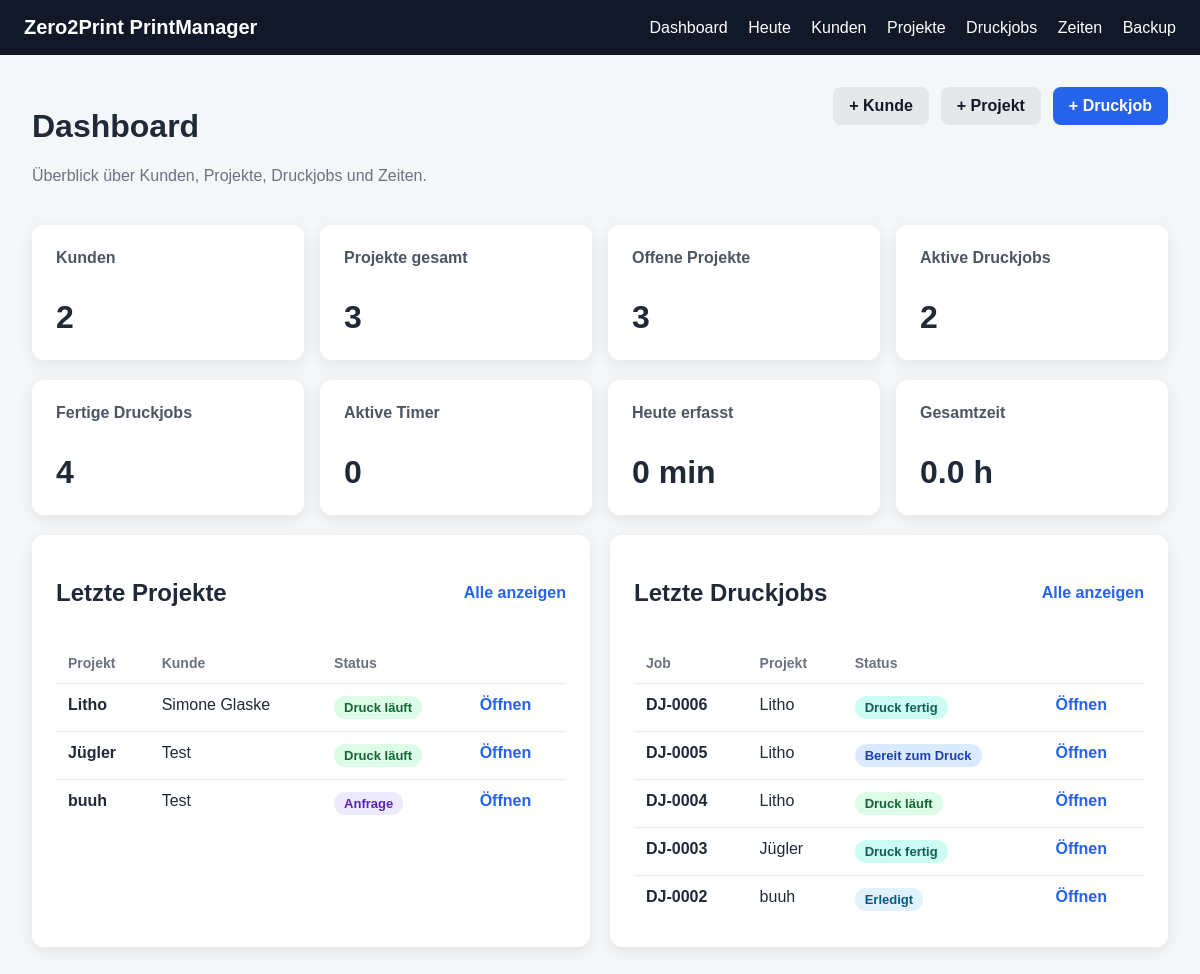
Page /dashboard on the earlier database version.
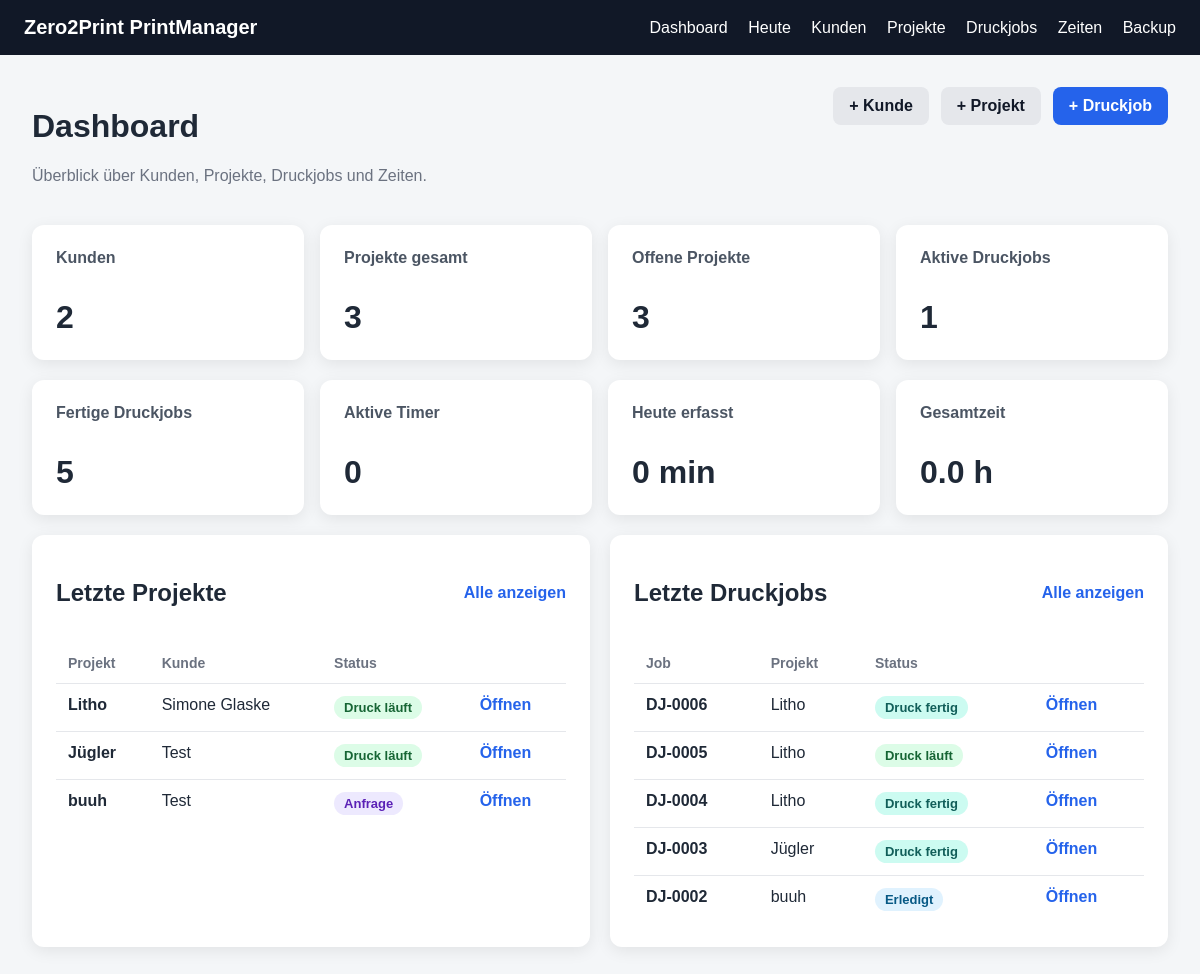
Same page on the later database version.
### app/models.py (models this page shows)
class PrintJob(Base):
    __tablename__ = "print_jobs"
    id = Column(Integer, primary_key=True, index=True)
    project_id = Column(Integer, ForeignKey("projects.id"), nullable=False)
    file_id = Column(Integer, ForeignKey("project_files.id"), nullable=True)
    printer_name = Column(String, nullable=True)
    material = Column(String, nullable=True)
    color = Column(String, nullable=True)
    planned_print_time = Column(String, nullable=True)
    planned_weight_grams = Column(Integer, nullable=True)
    status = Column(String, default="Bereit zum Druck")
    notes = Column(Text, nullable=True)
    created_at = Column(DateTime, default=datetime.utcnow)
    project = relationship("Project", back_populates="print_jobs")
    file = relationship("ProjectFile", back_populates="print_jobs")
    time_entries = relationship(
        "TimeEntry",
        back_populates="print_job"
    )
    checklist = relationship(
        "PrintJobChecklist",
        back_populates="print_job",
        uselist=False,
        cascade="all, delete-orphan"
    )

class Project(Base):
    __tablename__ = "projects"
    id = Column(Integer, primary_key=True, index=True)
    customer_id = Column(Integer, ForeignKey("customers.id"), nullable=False)
    name = Column(String, nullable=False)
    description = Column(Text, nullable=True)
    status = Column(String, default="Anfrage")
    deadline = Column(String, nullable=True)
    note = Column(Text, nullable=True)
    created_at = Column(DateTime, default=datetime.utcnow)
    customer = relationship("Customer", back_populates="projects")
    files = relationship(
        "ProjectFile",
        back_populates="project",
        cascade="all, delete-orphan"
    )
    print_jobs = relationship(
        "PrintJob",
        back_populates="project",
        cascade="all, delete-orphan"
    )
    time_entries = relationship(
        "TimeEntry",
        back_populates="project",
        cascade="all, delete-orphan"
    )

### app/main.py (the view)
@app.get("/dashboard")
def dashboard(request: Request, db: Session = Depends(get_db)):
    customers_count = db.query(Customer).count()
    projects_count = db.query(Project).count()
    open_projects_count = (
        db.query(Project)
        .filter(Project.status.notin_(["Fertig", "Archiviert"]))
        .count()
    )
    active_jobs_count = (
        db.query(PrintJob)
        .filter(PrintJob.status.in_(["Bereit zum Druck", "Druck läuft", "Nacharbeit"]))
        .count()
    )
    finished_jobs_count = (
        db.query(PrintJob)
        .filter(PrintJob.status.in_(["Druck fertig", "Erledigt"]))
        .count()
    )
    active_timers_count = (
        db.query(TimeEntry)
        .filter(TimeEntry.start_time.isnot(None))
        .filter(TimeEntry.end_time.is_(None))
        .count()
    )
    today_date = date.today()
    all_time_entries = db.query(TimeEntry).all()
    today_minutes = 0
    total_minutes = 0
    for entry in all_time_entries:
        if entry.duration_minutes:
            total_minutes += entry.duration_minutes
            if entry.created_at and entry.created_at.date() == today_date:
                today_minutes += entry.duration_minutes
    latest_projects = (
        db.query(Project)
        .order_by(Project.created_at.desc())
        .limit(5)
        .all()
    )
    latest_jobs = (
        db.query(PrintJob)
        .order_by(PrintJob.created_at.desc())
        .limit(5)
        .all()
    )
    active_timers = (
        db.query(TimeEntry)
        .filter(TimeEntry.start_time.isnot(None))
        .filter(TimeEntry.end_time.is_(None))
        .order_by(TimeEntry.start_time.desc())
        .limit(5)
        .all()
    )
    return templates.TemplateResponse(
        request=request,
        name="dashboard.html",
        context={
            "title": "Dashboard",
            "customers_count": customers_count,
            "projects_count": projects_count,
            "open_projects_count": open_projects_count,
            "active_jobs_count": active_jobs_count,
            "finished_jobs_count": finished_jobs_count,
            "active_timers_count": active_timers_count,
            "today_minutes": today_minutes,
            "total_minutes": total_minutes,
            "latest_projects": latest_projects,
            "latest_jobs": latest_jobs,
            "active_timers": active_timers,
            "now": datetime.now(),
        }
    )

### app/templates/dashboard.html (shortened to what this page needs)
{% extends "base.html" %}
{% block content %}
<div class="page-header">
    <div>
        <h1>Dashboard</h1>
        <p class="muted">Überblick über Kunden, Projekte, Druckjobs und Zeiten.</p>
    </div>
    <div class="header-actions">
        <a class="btn-secondary" href="/customers/new">+ Kunde</a>
        <a class="btn-secondary" href="/projects/new">+ Projekt</a>
        <a class="btn" href="/jobs/new">+ Druckjob</a>
    </div>
</div>
<div class="cards">
    <div class="card">
        <h2>Kunden</h2>
        <p>{{ customers_count }}</p>
    </div>
    <div class="card">
        <h2>Projekte gesamt</h2>
        <p>{{ projects_count }}</p>
    </div>
    <div class="card">
        <h2>Offene Projekte</h2>
        <p>{{ open_projects_count }}</p>
    </div>
    <div class="card">
        <h2>Aktive Druckjobs</h2>
        <p>{{ active_jobs_count }}</p>
    </div>
</div>
<div class="cards mt">
    <div class="card">
        <h2>Fertige Druckjobs</h2>
        <p>{{ finished_jobs_count }}</p>
    </div>
    <div class="card">
        <h2>Aktive Timer</h2>
        <p>{{ active_timers_count }}</p>
    </div>
    <div class="card">
        <h2>Heute erfasst</h2>
        <p>{{ today_minutes }} min</p>
    </div>
    <div class="card">
        <h2>Gesamtzeit</h2>
        <p>{{ "%.1f"|format(total_minutes / 60) }} h</p>
    </div>
</div>
<div class="dashboard-grid mt">
    <div class="page-card">
        <div class="section-header">
            <h2>Letzte Projekte</h2>
            <a class="link-btn" href="/projects">Alle anzeigen</a>
        </div>
        {% if latest_projects %}
        <table>
            <thead>
                <tr>
                    <th>Projekt</th>
                    <th>Kunde</th>
                    <th>Status</th>
                    <th></th>
                </tr>
            </thead>
            <tbody>
                {% for project in latest_projects %}
                <tr>
                    <td><strong>{{ project.name }}</strong></td>
                    <td>{{ project.customer.name }}</td>
                    <td>
                        <span class="status-pill {{ status_class(project.status) }}">
                            {{ project.status }}
                        </span>
                    </td>
                    <td>
                        <a class="link-btn" href="/projects/{{ project.id }}">Öffnen</a>
                    </td>
                </tr>
                {% endfor %}
            </tbody>
        </table>
        {% else %}
        <p class="muted">Noch keine Projekte vorhanden.</p>
        {% endif %}
    </div>
    <div class="page-card">
        <div class="section-header">
            <h2>Letzte Druckjobs</h2>
            <a class="link-btn" href="/jobs">Alle anzeigen</a>
        </div>
        {% if latest_jobs %}
        <table>
            <thead>
                <tr>
                    <th>Job</th>
                    <th>Projekt</th>
                    <th>Status</th>
                    <th></th>
                </tr>
            </thead>
            <tbody>
                {% for job in latest_jobs %}
                <tr>
                    <td><strong>DJ-{{ "%04d"|format(job.id) }}</strong></td>
                    <td>{{ job.project.name }}</td>
                    <td>
                        <span class="status-pill {{ status_class(job.status) }}">
                            {{ job.status }}
                        </span>
                    </td>
                    <td>
                        <a class="link-btn" href="/jobs/{{ job.id }}">Öffnen</a>
                    </td>
                </tr>
                {% endfor %}
            </tbody>
        </table>
        {% else %}
        <p class="muted">Noch keine Druckjobs vorhanden.</p>
        {% endif %}
    </div>
</div>
{% endblock %}

Differences in the rows shown:
changed PrintJob "0005": status "Bereit zum Druck" → "Druck läuft"
changed PrintJob "0004": status "Druck läuft" → "Druck fertig"
Other differences:
{{ active_jobs_count }}: "2" → "1"
{{ finished_jobs_count }}: "4" → "5"
